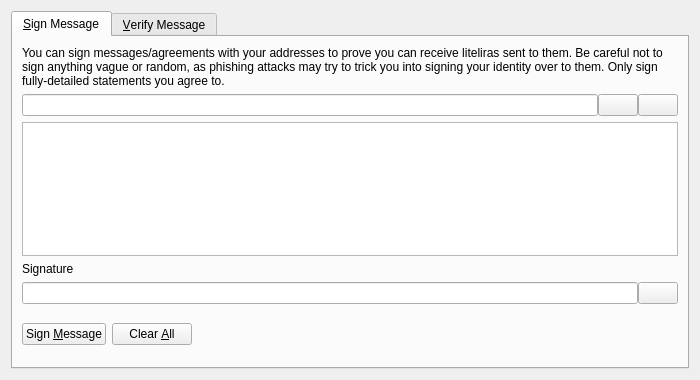
<?xml version="1.0" encoding="UTF-8"?>
<ui version="4.0">
 <class>SignVerifyMessageDialog</class>
 <widget class="QDialog" name="SignVerifyMessageDialog">
  <property name="geometry">
   <rect>
    <x>0</x>
    <y>0</y>
    <width>700</width>
    <height>380</height>
   </rect>
  </property>
  <property name="windowTitle">
   <string>Signatures - Sign / Verify a Message</string>
  </property>
  <property name="modal">
   <bool>true</bool>
  </property>
  <layout class="QVBoxLayout" name="verticalLayout">
   <item>
    <widget class="QTabWidget" name="tabWidget">
     <property name="currentIndex">
      <number>0</number>
     </property>
     <widget class="QWidget" name="tabSignMessage">
      <attribute name="title">
       <string>&amp;Sign Message</string>
      </attribute>
      <layout class="QVBoxLayout" name="verticalLayout_SM">
       <item>
        <widget class="QLabel" name="infoLabel_SM">
         <property name="text">
          <string>You can sign messages/agreements with your addresses to prove you can receive liteliras sent to them. Be careful not to sign anything vague or random, as phishing attacks may try to trick you into signing your identity over to them. Only sign fully-detailed statements you agree to.</string>
         </property>
         <property name="textFormat">
          <enum>Qt::PlainText</enum>
         </property>
         <property name="wordWrap">
          <bool>true</bool>
         </property>
        </widget>
       </item>
       <item>
        <layout class="QHBoxLayout" name="horizontalLayout_1_SM">
         <property name="spacing">
          <number>0</number>
         </property>
         <item>
          <widget class="QValidatedLineEdit" name="addressIn_SM">
           <property name="toolTip">
            <string>The LiteLira address to sign the message with</string>
           </property>
          </widget>
         </item>
         <item>
          <widget class="QPushButton" name="addressBookButton_SM">
           <property name="toolTip">
            <string>Choose previously used address</string>
           </property>
           <property name="text">
            <string/>
           </property>
           <property name="icon">
            <iconset resource="../litelira.qrc">
             <normaloff>:/icons/address-book</normaloff>:/icons/address-book</iconset>
           </property>
           <property name="shortcut">
            <string>Alt+A</string>
           </property>
           <property name="autoDefault">
            <bool>false</bool>
           </property>
          </widget>
         </item>
         <item>
          <widget class="QPushButton" name="pasteButton_SM">
           <property name="toolTip">
            <string>Paste address from clipboard</string>
           </property>
           <property name="text">
            <string/>
           </property>
           <property name="icon">
            <iconset resource="../litelira.qrc">
             <normaloff>:/icons/editpaste</normaloff>:/icons/editpaste</iconset>
           </property>
           <property name="shortcut">
            <string>Alt+P</string>
           </property>
           <property name="autoDefault">
            <bool>false</bool>
           </property>
          </widget>
         </item>
        </layout>
       </item>
       <item>
        <widget class="QPlainTextEdit" name="messageIn_SM">
         <property name="toolTip">
          <string>Enter the message you want to sign here</string>
         </property>
        </widget>
       </item>
       <item>
        <widget class="QLabel" name="signatureLabel_SM">
         <property name="text">
          <string>Signature</string>
         </property>
         <property name="textFormat">
          <enum>Qt::PlainText</enum>
         </property>
        </widget>
       </item>
       <item>
        <layout class="QHBoxLayout" name="horizontalLayout_2_SM">
         <property name="spacing">
          <number>0</number>
         </property>
         <item>
          <widget class="QLineEdit" name="signatureOut_SM">
           <property name="font">
            <font>
             <italic>true</italic>
            </font>
           </property>
           <property name="readOnly">
            <bool>true</bool>
           </property>
          </widget>
         </item>
         <item>
          <widget class="QPushButton" name="copySignatureButton_SM">
           <property name="toolTip">
            <string>Copy the current signature to the system clipboard</string>
           </property>
           <property name="text">
            <string/>
           </property>
           <property name="icon">
            <iconset resource="../litelira.qrc">
             <normaloff>:/icons/editcopy</normaloff>:/icons/editcopy</iconset>
           </property>
           <property name="autoDefault">
            <bool>false</bool>
           </property>
          </widget>
         </item>
        </layout>
       </item>
       <item>
        <layout class="QHBoxLayout" name="horizontalLayout_3_SM">
         <item>
          <widget class="QPushButton" name="signMessageButton_SM">
           <property name="toolTip">
            <string>Sign the message to prove you own this LiteLira address</string>
           </property>
           <property name="text">
            <string>Sign &amp;Message</string>
           </property>
           <property name="icon">
            <iconset resource="../litelira.qrc">
             <normaloff>:/icons/edit</normaloff>:/icons/edit</iconset>
           </property>
           <property name="autoDefault">
            <bool>false</bool>
           </property>
          </widget>
         </item>
         <item>
          <widget class="QPushButton" name="clearButton_SM">
           <property name="toolTip">
            <string>Reset all sign message fields</string>
           </property>
           <property name="text">
            <string>Clear &amp;All</string>
           </property>
           <property name="icon">
            <iconset resource="../litelira.qrc">
             <normaloff>:/icons/remove</normaloff>:/icons/remove</iconset>
           </property>
           <property name="autoDefault">
            <bool>false</bool>
           </property>
          </widget>
         </item>
         <item>
          <spacer name="horizontalSpacer_1_SM">
           <property name="orientation">
            <enum>Qt::Horizontal</enum>
           </property>
           <property name="sizeHint" stdset="0">
            <size>
             <width>40</width>
             <height>48</height>
            </size>
           </property>
          </spacer>
         </item>
         <item>
          <widget class="QLabel" name="statusLabel_SM">
           <property name="font">
            <font>
             <weight>75</weight>
             <bold>true</bold>
            </font>
           </property>
           <property name="text">
            <string/>
           </property>
           <property name="wordWrap">
            <bool>true</bool>
           </property>
          </widget>
         </item>
         <item>
          <spacer name="horizontalSpacer_2_SM">
           <property name="orientation">
            <enum>Qt::Horizontal</enum>
           </property>
           <property name="sizeHint" stdset="0">
            <size>
             <width>40</width>
             <height>48</height>
            </size>
           </property>
          </spacer>
         </item>
        </layout>
       </item>
      </layout>
     </widget>
     <widget class="QWidget" name="tabVerifyMessage">
      <attribute name="title">
       <string>&amp;Verify Message</string>
      </attribute>
      <layout class="QVBoxLayout" name="verticalLayout_VM">
       <item>
        <widget class="QLabel" name="infoLabel_VM">
         <property name="text">
          <string>Enter the receiver's address, message (ensure you copy line breaks, spaces, tabs, etc. exactly) and signature below to verify the message. Be careful not to read more into the signature than what is in the signed message itself, to avoid being tricked by a man-in-the-middle attack. Note that this only proves the signing party receives with the address, it cannot prove sendership of any transaction!</string>
         </property>
         <property name="textFormat">
          <enum>Qt::PlainText</enum>
         </property>
         <property name="alignment">
          <set>Qt::AlignLeading|Qt::AlignLeft|Qt::AlignTop</set>
         </property>
         <property name="wordWrap">
          <bool>true</bool>
         </property>
        </widget>
       </item>
       <item>
        <layout class="QHBoxLayout" name="horizontalLayout_1_VM">
         <property name="spacing">
          <number>0</number>
         </property>
         <item>
          <widget class="QValidatedLineEdit" name="addressIn_VM">
           <property name="toolTip">
            <string>The LiteLira address the message was signed with</string>
           </property>
          </widget>
         </item>
         <item>
          <widget class="QPushButton" name="addressBookButton_VM">
           <property name="toolTip">
            <string>Choose previously used address</string>
           </property>
           <property name="text">
            <string/>
           </property>
           <property name="icon">
            <iconset resource="../litelira.qrc">
             <normaloff>:/icons/address-book</normaloff>:/icons/address-book</iconset>
           </property>
           <property name="shortcut">
            <string>Alt+A</string>
           </property>
           <property name="autoDefault">
            <bool>false</bool>
           </property>
          </widget>
         </item>
        </layout>
       </item>
       <item>
        <widget class="QPlainTextEdit" name="messageIn_VM"/>
       </item>
       <item>
        <widget class="QValidatedLineEdit" name="signatureIn_VM"/>
       </item>
       <item>
        <layout class="QHBoxLayout" name="horizontalLayout_2_VM">
         <item>
          <widget class="QPushButton" name="verifyMessageButton_VM">
           <property name="toolTip">
            <string>Verify the message to ensure it was signed with the specified LiteLira address</string>
           </property>
           <property name="text">
            <string>Verify &amp;Message</string>
           </property>
           <property name="icon">
            <iconset resource="../litelira.qrc">
             <normaloff>:/icons/transaction_0</normaloff>:/icons/transaction_0</iconset>
           </property>
           <property name="autoDefault">
            <bool>false</bool>
           </property>
          </widget>
         </item>
         <item>
          <widget class="QPushButton" name="clearButton_VM">
           <property name="toolTip">
            <string>Reset all verify message fields</string>
           </property>
           <property name="text">
            <string>Clear &amp;All</string>
           </property>
           <property name="icon">
            <iconset resource="../litelira.qrc">
             <normaloff>:/icons/remove</normaloff>:/icons/remove</iconset>
           </property>
           <property name="autoDefault">
            <bool>false</bool>
           </property>
          </widget>
         </item>
         <item>
          <spacer name="horizontalSpacer_1_VM">
           <property name="orientation">
            <enum>Qt::Horizontal</enum>
           </property>
           <property name="sizeHint" stdset="0">
            <size>
             <width>40</width>
             <height>48</height>
            </size>
           </property>
          </spacer>
         </item>
         <item>
          <widget class="QLabel" name="statusLabel_VM">
           <property name="font">
            <font>
             <weight>75</weight>
             <bold>true</bold>
            </font>
           </property>
           <property name="text">
            <string/>
           </property>
           <property name="wordWrap">
            <bool>true</bool>
           </property>
          </widget>
         </item>
         <item>
          <spacer name="horizontalSpacer_2_VM">
           <property name="orientation">
            <enum>Qt::Horizontal</enum>
           </property>
           <property name="sizeHint" stdset="0">
            <size>
             <width>40</width>
             <height>48</height>
            </size>
           </property>
          </spacer>
         </item>
        </layout>
       </item>
      </layout>
     </widget>
    </widget>
   </item>
  </layout>
 </widget>
 <customwidgets>
  <customwidget>
   <class>QValidatedLineEdit</class>
   <extends>QLineEdit</extends>
   <header>qt/qvalidatedlineedit.h</header>
  </customwidget>
 </customwidgets>
 <resources>
  <include location="../litelira.qrc"/>
 </resources>
 <connections/>
</ui>
